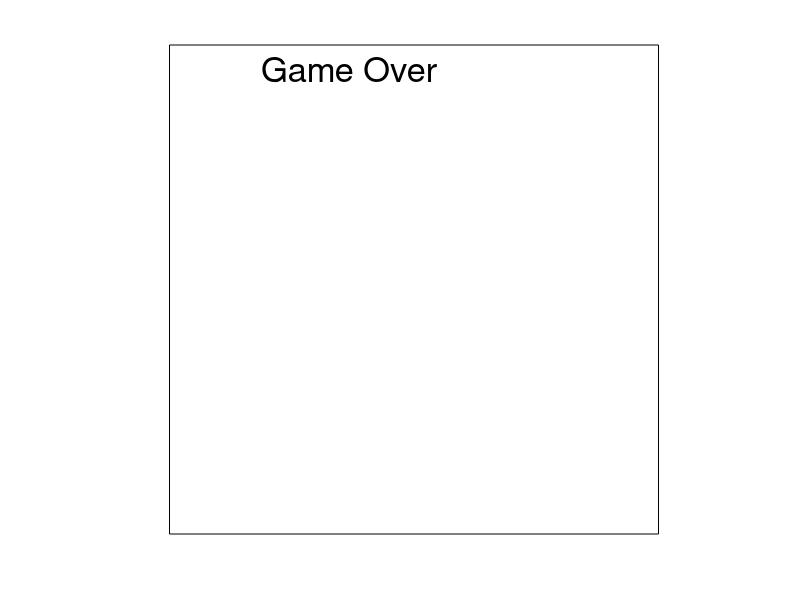

Here is the MATLAB script that generated this plot: (Note: this script raises an error after producing the figure.)
figure;

hold 
axis equal
axis([0,100,0,100])

axis off
rectangle('position',[0,0,100,100],'facecolor','w');
set(gcf,'menubar','none')

text(0.5,95,'          Game Over','fontsize',25);
text(0.5,80,['       Total Balls : ',num2str(record)],'fontsize',25,'color',rand(1,3));
text(0.5,65,['           Missed : ',num2str(missed)],'fontsize',25,'color',rand(1,3));
text(0.5,50,['             Hits : ',num2str(record-missed)],'fontsize',25,'color',rand(1,3));
text(0.5,35,['            Time : ',num2str(jk)],'fontsize',25,'color',rand(1,3));
text(0.5,20,['           Score : ',num2str(score)],'fontsize',25,'color',rand(1,3));
text(0.5,5,['  Remarks : ',sd],'fontsize',25,'color',rand(1,3));